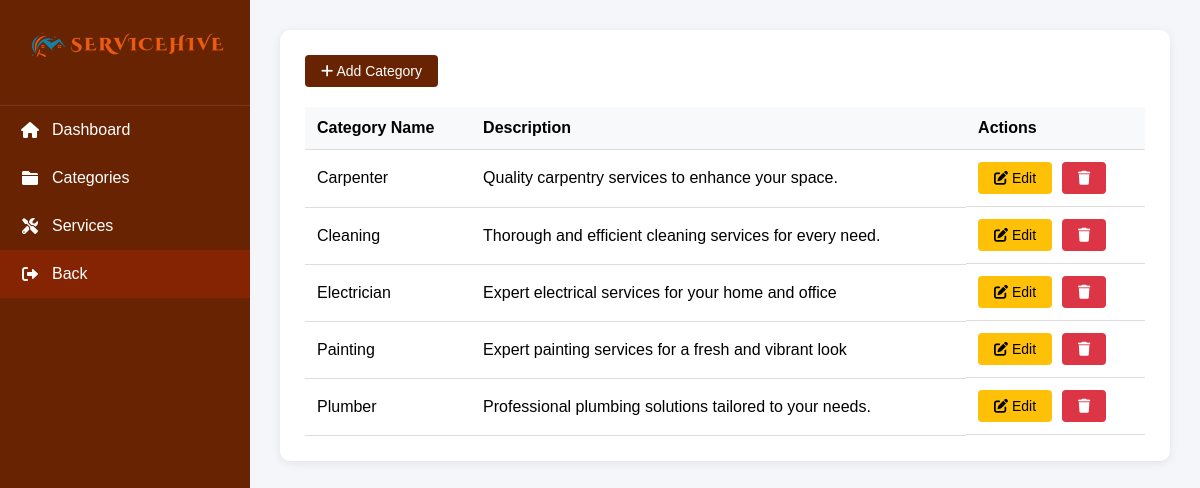
Screenshot of /service-management3.php?active=categories (signed in) with the database file from the repository.
### tables this page shows
CREATE TABLE `tbl_categories` (
  `category_id` int(11) NOT NULL,
  `category_name` varchar(255) NOT NULL,
  `description` text DEFAULT NULL,
  `is_active` tinyint(1) DEFAULT 1,
  `created_at` timestamp NOT NULL DEFAULT current_timestamp(),
  `updated_at` timestamp NOT NULL DEFAULT current_timestamp() ON UPDATE current_timestamp(),
  `image_path` varchar(255) DEFAULT NULL
);

### service-management3.php (the view, shortened to what this page needs)
<?php
require_once 'dbconnect.php';
$categories = $conn->query("SELECT * FROM tbl_categories WHERE is_active = TRUE ORDER BY category_name");
?>
<!DOCTYPE html>
<html lang="en">
<head>
    <link href="https://cdnjs.cloudflare.com/ajax/libs/font-awesome/6.0.0/css/all.min.css" rel="stylesheet">
</head>
<body>
    <div class="container">
        <div class="sidebar">
            <div class="logo-container">
                <img src="images/logo2.png" alt="ServiceHive Logo" class="company-logo">
            </div>
            <div class="sidebar-menu">
                <a href="admin.php" class="menu-item">
                    <i class="fas fa-home"></i>
                    <span>Dashboard</span>
                </a>
                <a href="#" class="menu-item" onclick="showTable('categories'); window.location.href = '<?php echo $_SERVER['PHP_SELF'] . '?active=categories'; ?>'">
                    <i class="fas fa-folder"></i>
                    <span>Categories</span>
                </a>
                <a href="#" class="menu-item" onclick="showTable('services'); window.location.href = '<?php echo $_SERVER['PHP_SELF'] . '?active=services'; ?>'">
                    <i class="fas fa-tools"></i>
                    <span>Services</span>
                </a>
                <a href="admin.php" class="menu-item logout-btn">
                    <i class="fas fa-sign-out-alt"></i>
                    <span>Back</span>
                </a>
            </div>
        </div>
        <div class="main-content">
            <div id="categoriesTable" class="section table-section <?php echo (isset($_GET['active']) && $_GET['active'] === 'categories') ? 'active' : ''; ?>">
                <button class="btn btn-primary" onclick="openModal('categoryModal')">
                    <i class="fas fa-plus"></i> Add Category
                </button>
                <table>
                    <thead>
                        <tr>
                            <th>Category Name</th>
                            <th>Description</th>
                            <th>Actions</th>
                        </tr>
                    </thead>
                    <tbody>
                        <?php while ($category = $categories->fetch_assoc()): ?>
                        <tr>
                            <td><?php echo htmlspecialchars($category['category_name']); ?></td>
                            <td><?php echo htmlspecialchars($category['description']); ?></td>
                            <td class="action-buttons">
                                <button class="btn btn-edit" onclick="editCategory(<?php
                                    echo htmlspecialchars(json_encode($category));
                                ?>)">
                                    <i class="fas fa-edit"></i> Edit
                                </button>
                                <form method="POST" style="display: inline;">
                                    <button type="submit" name="delete_category" class="btn btn-danger" onclick="return confirm('Are you sure you want to delete this category?')">
                                        <i class="fas fa-trash"></i>
                                    </button>
                                </form>
                            </td>
                        </tr>
                        <?php endwhile; ?>
                    </tbody>
                </table>
            </div>
        </div>
    </div>
</body>
</html>

### service-management3.php (style rules this page uses)
* { margin: 0; padding: 0; box-sizing: border-box; font-family: 'Arial', sans-serif; }
body { background-color: #f4f6f9; min-height: 100vh; }
.container { display: flex; min-height: 100vh; }
.sidebar { width: 250px; background-color: rgb(104, 35, 3); color: white; position: fixed; height: 100vh; left: 0; top: 0; }
.main-content { flex: 1; margin-left: 250px; padding: 30px; }
.section { background: white; padding: 25px; border-radius: 10px; margin-bottom: 30px; box-shadow: 0 2px 10px rgba(0,0,0,0.08); }
.table-section { display: none; }
.table-section.active { display: block; }
.btn { padding: 8px 16px; border: none; border-radius: 4px; cursor: pointer; font-size: 14px; transition: 0.3s; }
.btn-primary { background-color: rgb(104, 35, 3); color: white; }
.btn-danger { background-color: #dc3545; color: white; }
table { width: 100%; border-collapse: collapse; margin-top: 20px; }
th, td { padding: 12px; text-align: left; border-bottom: 1px solid #ddd; }
th { background-color: #f8f9fa; font-weight: 600; }
.logo-container { padding: 20px; text-align: center; border-bottom: 1px solid rgba(255,255,255,0.1); }
.company-logo { width: 200px; height: auto; margin-bottom: 10px; }
.menu-item { padding: 15px 20px; display: flex; align-items: center; color: white; text-decoration: none; transition: 0.3s; }
.menu-item i { margin-right: 12px; width: 20px; text-align: center; }
.logout-btn { margin-top: auto; background-color: rgb(133, 36, 3); }
.btn-edit { background-color: #ffc107; color: #000; margin-right: 5px; }
.action-buttons { display: flex; gap: 5px; }

### rows the page displays
tbl_categories: category_name "Carpenter", description "Quality carpentry services to enhance your space."
tbl_categories: category_name "Cleaning", description "Thorough and efficient cleaning services for every need."
tbl_categories: category_name "Electrician", description "Expert electrical services for your home and office"
tbl_categories: category_name "Painting", description "Expert painting services for a fresh and vibrant look"
tbl_categories: category_name "Plumber", description "Professional plumbing solutions tailored to your needs."
